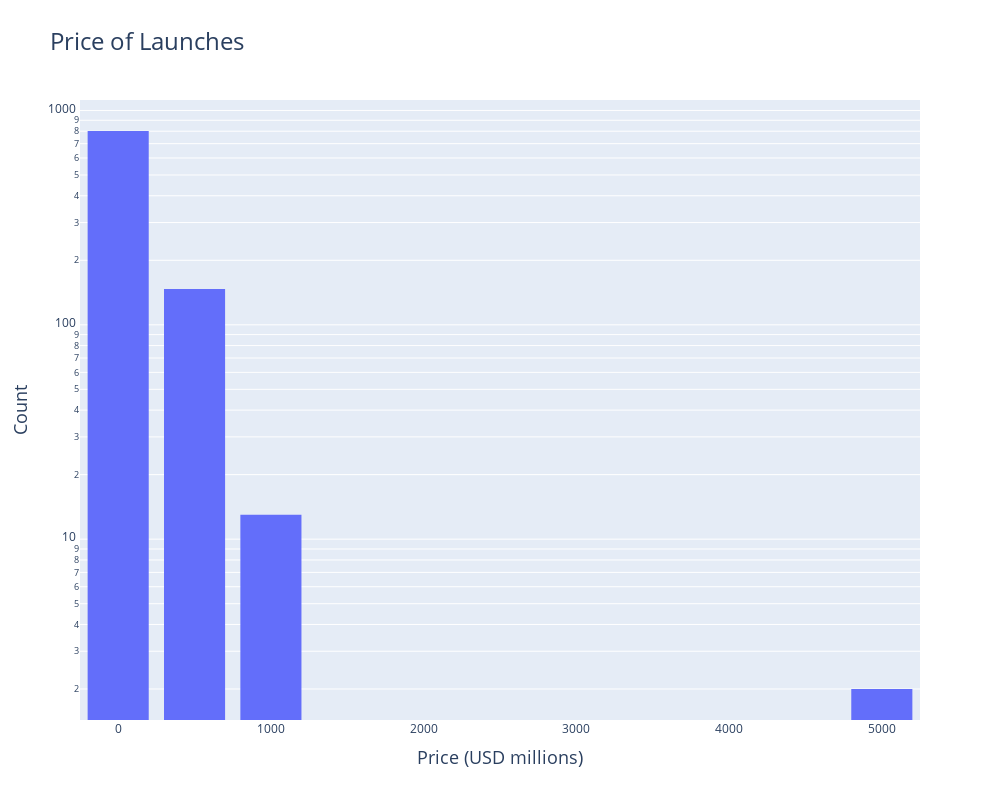

This figure's notebook cell:
### Code cell
price_hist = px.histogram(
    price_df, 
    x="Price", 
    title="Price of Launches",
    nbins=20, 
    log_y=True,
    height=800,
    width=1000,
)
price_hist.update_layout(bargap=0.2)

price_hist.update_layout(
    title_font_size=24,
    xaxis_title = "Price (USD millions)",
    xaxis_title_font_size = 18,
    yaxis_title = "Count",
    yaxis_title_font_size = 18,
    ),

price_hist.show()

### Figure 1 — Plotly figure (JSON) as saved in the notebook; plotly's stock layout.template omitted (floating-point values rounded to 4 significant figures; data arrays with more than 128 entries replaced by an {"elided": "..."} marker saying what was removed)
{"data": [{"bingroup": "x", "hovertemplate": "Price=%{x}<br>count=%{y}<extra></extra>", "legendgroup": "", "marker": {"color": "#636efa", "pattern": {"shape": ""}}, "name": "", "nbinsx": 20, "orientation": "v", "showlegend": false, "type": "histogram", "x": {"elided": "964 float values"}, "xaxis": "x", "yaxis": "y"}], "layout": {"bargap": 0.2, "barmode": "relative", "height": 800, "legend": {"tracegroupgap": 0}, "title": {"font": {"size": 24}, "text": "Price of Launches"}, "width": 1000, "xaxis": {"anchor": "y", "domain": [0, 1], "title": {"font": {"size": 18}, "text": "Price (USD millions)"}}, "yaxis": {"anchor": "x", "domain": [0, 1], "title": {"font": {"size": 18}, "text": "Count"}, "type": "log"}}}
